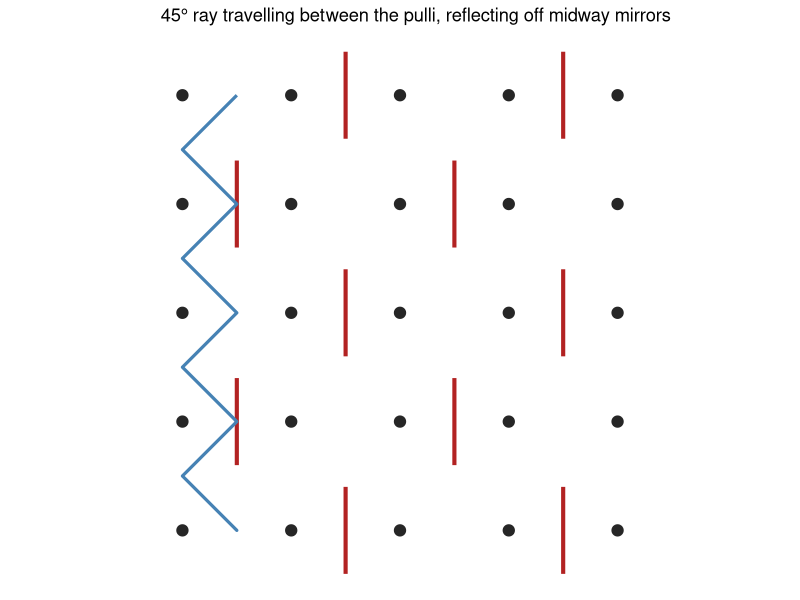

Write R code to recreate this figure.
## ---- chunk 1
#| label: mirror-matrix-ray
#| echo: true
#| fig-width: 7
#| fig-height: 7

library(ggplot2)

# Mirror Indicator Matrix
#  1 = vertical mirror,  -1 = horizontal mirror,  2 = both,  0 = empty
M <- matrix(
  c(0,  1,  0,  1,  0,
    1,  0,  1,  0,  1,
    0,  1,  0,  1,  0,
    1,  0,  1,  0,  1,
    0,  1,  0,  1,  0),
  nrow = 5, byrow = TRUE
)

rows <- nrow(M)
cols <- ncol(M)

# Dots (pulli) at integer locations
dots <- expand.grid(x = 0:(cols - 1), y = 0:(rows - 1))

# Mirrors placed midway between dots
mirrors <- data.frame()
for (i in 1:rows) {
  for (j in 1:cols) {
    val <- M[i, j]
    # vertical mirror between this column and the next, centred on the row
    if ((val == 1 || val == 2) && j < cols) {
      mx <- j - 0.5
      my <- rows - i
      mirrors <- rbind(mirrors, data.frame(
        x = mx, y = my - 0.4, xend = mx, yend = my + 0.4, type = "V"
      ))
    }
    # horizontal mirror between this row and the next, centred on the column
    if ((val == -1 || val == 2) && i < rows) {
      mx <- j - 1
      my <- rows - i - 0.5
      mirrors <- rbind(mirrors, data.frame(
        x = mx - 0.4, y = my, xend = mx + 0.4, yend = my, type = "H"
      ))
    }
  }
}

# ---- 45-degree ray tracer that stays between the dots ----
trace_ray <- function(M, max_steps = 400) {
  rows <- nrow(M); cols <- ncol(M)
  x <- 0.5; y <- 0.0
  dx <- 1; dy <- 1
  path <- data.frame(x = x, y = y)
  
  for (s in 1:max_steps) {
    nx <- x + dx * 0.5
    ny <- y + dy * 0.5
    
    # outer walls
    if (nx < 0 || nx > cols - 1) dx <- -dx
    if (ny < 0 || ny > rows - 1) dy <- -dy
    nx <- x + dx * 0.5
    ny <- y + dy * 0.5
    
    # vertical mirror crossing
    if (abs(nx - round(nx)) < 1e-6 && dx != 0) {
      cj <- round(nx) + 1
      ri <- round(ny) + 1
      if (ri >= 1 && ri <= rows && cj >= 1 && cj <= cols) {
        if (M[ri, cj] == 1 || M[ri, cj] == 2) dx <- -dx
      }
    }
    # horizontal mirror crossing
    if (abs(ny - round(ny)) < 1e-6 && dy != 0) {
      ri <- round(ny) + 1
      cj <- round(nx) + 1
      if (ri >= 1 && ri <= rows && cj >= 1 && cj <= cols) {
        if (M[ri, cj] == -1 || M[ri, cj] == 2) dy <- -dy
      }
    }
    
    x <- x + dx * 0.5
    y <- y + dy * 0.5
    path <- rbind(path, data.frame(x = x, y = y))
    
    if (s > 10 && abs(x - path$x[1]) < 0.1 && abs(y - path$y[1]) < 0.1) break
  }
  path$y <- rows - 1 - path$y
  path
}

path_df <- trace_ray(M)

ggplot() +
  geom_point(data = dots, aes(x, y), size = 3.5, colour = "grey15") +
  geom_segment(data = mirrors, aes(x, y, xend = xend, yend = yend),
               colour = "firebrick", linewidth = 1.4) +
  geom_path(data = path_df, aes(x, y), colour = "steelblue", linewidth = 1.1) +
  coord_equal() +
  theme_void() +
  labs(title = "45° ray travelling between the pulli, reflecting off midway mirrors")
